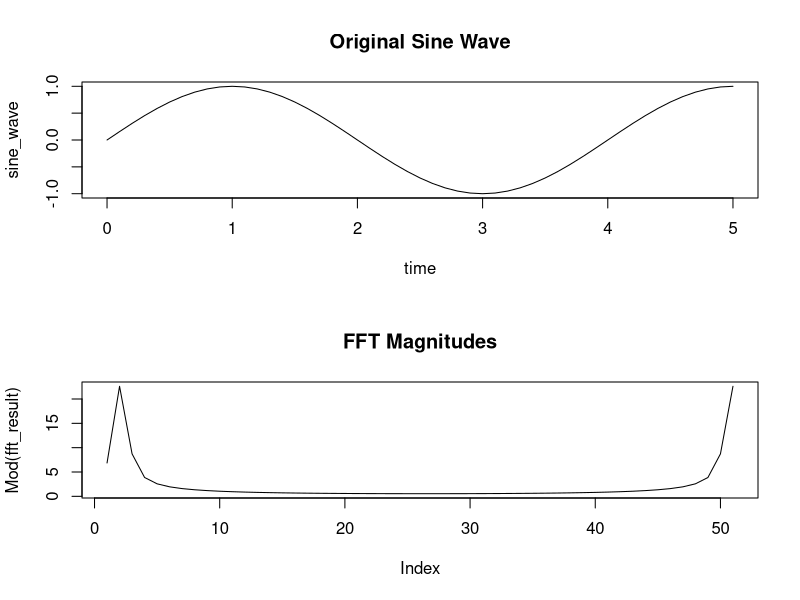

Write the R code that produced this figure. (Note: this script raises an error after producing the figure.)
period = 4  ## that is freq is 1/4

time = seq(0, 5, by = 0.1)
sine_wave = sin(2 * pi * time / period)

print(sine_wave)

## Apply fft function
fft_result = fft(sine_wave)

print(fft_result)
                 
par(mfrow = c(2, 1))
plot(time, sine_wave, type = "l", main = "Original Sine Wave")
plot(Mod(fft_result), type = "l", main = "FFT Magnitudes")

mvfft(sine_wave,inverse= FALSE)
